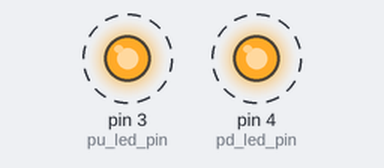
A sketch run on a simulated Arduino Uno, built with avr-gcc and run on an emulated ATmega328P. On the bench: output pins drawn as LEDs (lit = HIGH). Dashed ring = blinking.

Above: at 0.5 s.
Timing chart, 0 to 4.6 s (numbered marks = the images above):
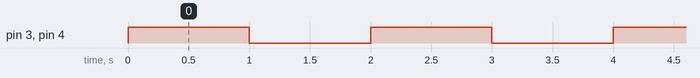

Measured:
- by itself, pin 3 (pu_led_pin), pin 4 (pd_led_pin): alternates HIGH for 1.0 s and LOW for 1.0 s

The sketch:

app.ino
```cpp
// 전역변수
const int pu_led_pin = 3;
const int pd_led_pin = 4;

void setup()
{
  pinMode(pu_led_pin, OUTPUT);
  pinMode(pd_led_pin, OUTPUT);
}

void loop()
{
  digitalWrite(pd_led_pin, HIGH);
  digitalWrite(pu_led_pin, HIGH);
  delay(1000);
  digitalWrite(pu_led_pin, LOW);
  digitalWrite(pd_led_pin, LOW);
  delay(1000);
}
```
